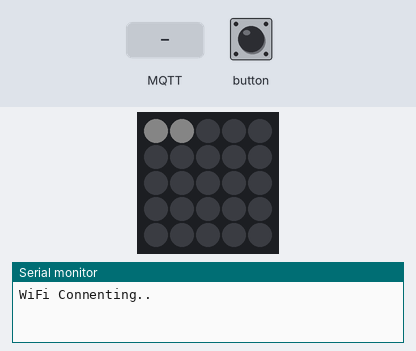
Recording of a program running on a simulated ESP32. Shown: 5×5 RGB LED matrix (first LED top left, wired row by row), the last lines printed to the serial monitor. Inputs (shaded band) come from the test bench. Dim RGB values are drawn brighter than linear; WiFi joins after 1.5 s; servers stay silent unless stated; no MQTT or app messages arrive unless stated.

Above: at 1.1 s.
At 3.2 s:
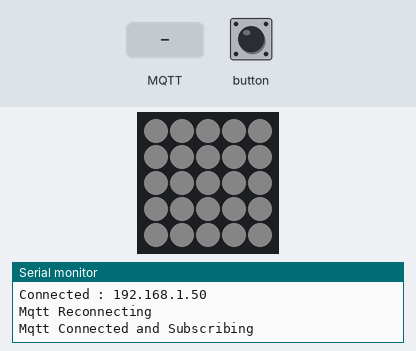
3.3 s: button pressed for 0.15 s
4.9 s: MQTT message "1" arrives on the first subscribed topic
6.4 s: MQTT message "on" arrives on the first subscribed topic
Timing chart, 0 to 9.4 s (numbered marks = the images above; inputs shaded):
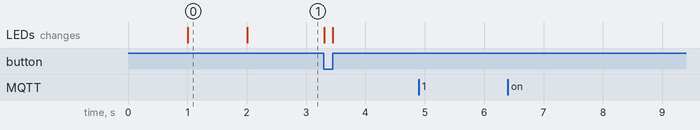

Measured:
- what the display in image 0 shows lasts 1.0 s, from 1.0 s to 2.0 s

The program:

main.cpp
```cpp
#include <M5Atom.h>
#include <WiFi.h>
#include <PubSubClient.h>
#include <ArduinoJson.h>

// 5x5ドットフォント
#include "bmpfont5x5.h"

// MQTT用
WiFiClient espClient;
PubSubClient client(espClient);

const char* wifi_ssid = "【WiFiアクセスポイントのSSID】";
const char* wifi_password = "【WiFiアクセスポイントのパスワード】";
const char* mqtt_server = "【MQTTブローカのIPアドレスまたはホスト名】";
const uint16_t mqtt_port = 1883; // MQTTサーバのポート番号(TCP接続)
const char* topic = "btn/m5atom"; // ボタン押下時の通知用
const char* topic_setting = "btn/m5atom_setting"; // ボタン設定受信用
#define MQTT_CLIENT_NAME  "M5Atom" // MQTTサーバ接続時のクライアント名

#define MATRIX_WIDTH  5 // LEDマトリクスの幅
#define DEFAULT_BRIGHTNESS  20  // LEDマトリクスのデフォルトの輝度
#define NUM_OF_BTNS 5   // トグル最大数
#define BTN_PUSH_MARGIN     100 // ボタン操作のチャタリング対策
#define MQTT_BUFFER_SIZE  512 // MQTT送受信のバッファサイズ

// MQTT Subscribe用
const int request_capacity = JSON_OBJECT_SIZE(4) + JSON_ARRAY_SIZE(NUM_OF_BTNS) + NUM_OF_BTNS * JSON_OBJECT_SIZE(4);
StaticJsonDocument<request_capacity> json_request;
// MQTT Publish用
const int message_capacity = JSON_OBJECT_SIZE(3);
StaticJsonDocument<message_capacity> json_message;
char message_buffer[MQTT_BUFFER_SIZE];

typedef enum {
  IDLE = 0, // 何もしない
  CLICK, // 押下時に通知
  TOGGLE, // 押下時に通知＋状態維持
} INPUT_MODE; // ボタン動作モード
typedef struct {
  CRGB fore; // 文字色
  CRGB back; // 背景色
  char ch; // 表示文字
  uint8_t rotate; // 回転(0～3)
} BTN_VIEW; // 表示ボタン

const CRGB default_fore(255, 255, 255); // デフォルト文字色
const CRGB default_back(0, 0, 0); // デフォルト背景色
#define DEFAULT_CHAR  ' ' // デフォルト表示文字
#define DEFAULT_ROTATE  0 //デフォルト回転
// 表示ボタンのリスト(デフォルト値含む)
BTN_VIEW btns[NUM_OF_BTNS] = {
  {
    default_fore,
    default_back,
    DEFAULT_CHAR,
    0,
  }
};
uint8_t num_of_btns = 1; // 有効な表示ボタンの数

INPUT_MODE current_mode = CLICK; // 現在のボタン動作モード
unsigned long current_id = 0; // 現在のボタン設定のID

bool mode_reset = false; // MQTT Subscribeで新しい設定を受信しているかどうか
uint8_t current_btn_index = 0; // 現在の表示ボタンのインデックス
bool pressed = false;

// MQTT Subscribeで受信した際のコールバック関数
void mqtt_callback(char* topic, byte* payload, unsigned int length) {
  Serial.println("received");
  if( mode_reset ){
    // まだ以前に受信したボタン設定が未設定の場合は無視
    Serial.println("Mode change Busy");
    return;
  }

  DeserializationError err = deserializeJson(json_request, payload, length);
  if( err ){
    Serial.println("Deserialize error");
    Serial.println(err.c_str());
    return;
  }

  // 新しいボタン状態を受信したことをセット
  mode_reset = true;
}

// WiFiアクセスポイントへの接続
void wifi_connect(void){
  Serial.println("");
  Serial.print("WiFi Connenting");
  M5.dis.clear();

  uint8_t index = 0;
  WiFi.begin(wifi_ssid, wifi_password);
  while (WiFi.status() != WL_CONNECTED) {
    Serial.print(".");
    M5.dis.drawpix(index++, default_fore);
    if( index >= MATRIX_WIDTH * MATRIX_WIDTH ){
      M5.dis.clear();
      index = 0;
    }
    delay(1000);
  }
  Serial.println("");
  Serial.print("Connected : ");
  Serial.println(WiFi.localIP());
  M5.dis.clear();

  // バッファサイズの変更
  client.setBufferSize(MQTT_BUFFER_SIZE);
  // MQTTコールバック関数の設定
  client.setCallback(mqtt_callback);
  // MQTTブローカに接続
  client.setServer(mqtt_server, mqtt_port);
}

// 表示ボタンのインデックスのインクリメント
void incrementIndex(void){
  if( current_btn_index + 1 >= num_of_btns )
    current_btn_index = 0;
  else
    current_btn_index++;
}

// LEDマトリクスへ文字の表示
void setText(char ch, CRGB fore, CRGB back, uint8_t rotate = 0, bool invert = false){
  if( ch >= ' ' && ch <= '~' ){
    const uint8_t *t = &bmpfont_5x5[(ch - ' ') * MATRIX_WIDTH];
    uint8_t buffer[2 + 3 * MATRIX_WIDTH * MATRIX_WIDTH] = { MATRIX_WIDTH, MATRIX_WIDTH };
    for( int y = 0 ; y < MATRIX_WIDTH ; y++ ){
      for( int x = 0 ; x < MATRIX_WIDTH ; x++ ){
        // 回転後のポジションの算出
        int pos;
        if( rotate == 0 )
          pos = 2 + (y * MATRIX_WIDTH + x) * 3;
        else if( rotate == 1 )
          pos = 2 + (x * MATRIX_WIDTH + (MATRIX_WIDTH - y - 1)) * 3;
        else if( rotate == 2 )
          pos = 2 + ((MATRIX_WIDTH - y - 1) * MATRIX_WIDTH + (MATRIX_WIDTH - x - 1)) * 3;
        else
          pos = 2 + ((MATRIX_WIDTH - x - 1) * MATRIX_WIDTH + y) * 3;

        // 文字色の設定
        CRGB color = ( t[y] & (0x01 << (MATRIX_WIDTH - x - 1)) ) ? fore : back;
        buffer[pos + 0] = color.r;
        buffer[pos + 1] = color.g;
        buffer[pos + 2] = color.b;
        if( invert ){
          // invert==true の場合に減色
          buffer[pos + 0] /= 3;
          buffer[pos + 1] /= 3;
          buffer[pos + 2] /= 3;
        }
      }
    }
    // LEDマトリクスに表示
    M5.dis.displaybuff(buffer, 0, 0);
  }else{
    // サポートしない文字の場合は表示を消去
    M5.dis.clear();
  }
}

// 現在の表示ボタンインデックスに合わせて文字を表示
void showButton(bool invert){
  if( current_btn_index < num_of_btns )
    setText(btns[current_btn_index].ch, btns[current_btn_index].fore, btns[current_btn_index].back, btns[current_btn_index].rotate, invert);
  else
    setText(DEFAULT_CHAR, default_fore, default_back, DEFAULT_ROTATE, invert);
}

// MQTTで受信したボタン設定を解析し設定
void parseRequest(void){
  serializeJson(json_request, Serial);
  Serial.println("");

  current_mode = json_request["mode"];
  current_id = json_request["id"] | 0;
  uint8_t brightness = json_request["brightness"] | DEFAULT_BRIGHTNESS;
  M5.dis.setBrightness(brightness);
  JsonArray array = json_request["btns"].as<JsonArray>();
  num_of_btns = array.size();
  if( num_of_btns > NUM_OF_BTNS )
    num_of_btns = NUM_OF_BTNS;

  for( int i = 0 ; i < num_of_btns ; i++ ){
    uint32_t color;
    if( array[i]["fore"] ){
      color = array[i]["fore"];
      btns[i].fore = color;
    }else{
      btns[i].fore = default_fore;
    }
    if( array[i]["back"] ){
      color = array[i]["back"];
      btns[i].back = color;
    }else{
      btns[i].back = default_back;
    }
    const char* str = array[i]["char"];
    btns[i].ch = str[0];
    btns[i].rotate = array[i]["rotate"] | DEFAULT_ROTATE;
  }
}

// ボタン押下イベントをMQTTで通知
void sendMessage(void){
  json_message.clear();
  json_message["mode"] = current_mode;
  json_message["id"] = current_id;
  if( current_mode == TOGGLE )
    json_message["index"] = current_btn_index;

  serializeJson(json_message, message_buffer, sizeof(message_buffer));
  client.publish(topic, message_buffer);
}

void setup() {
  M5.begin(true, false, true);
  M5.dis.setBrightness(DEFAULT_BRIGHTNESS);

  Serial.begin(9600);
  wifi_connect();
  showButton(pressed);
}

void loop() {
  client.loop();
  // MQTT未接続の場合、再接続
  while(!client.connected() ){
    Serial.println("Mqtt Reconnecting");
    if( client.connect(MQTT_CLIENT_NAME) ){
      // ボタン再表示
      showButton(pressed);
      // MQTT Subscribe
      client.subscribe(topic_setting);
      Serial.println("Mqtt Connected and Subscribing");
      break;
    }
    delay(1000);
  }

  M5.update();

  if(mode_reset){
    // ボタン設定受信後の処理
    parseRequest();
    mode_reset = false;
    current_btn_index = 0;
    pressed = false;
    // ボタン再表示
    showButton(pressed);
  }

  if( current_mode != IDLE ){
    if (M5.Btn.isPressed() && !pressed ){
      pressed = true;
      // ボタン再表示
      showButton(pressed);
      if( current_mode == TOGGLE )
        incrementIndex(); // TOGGLEの場合、表示ボタンを切り替え
      // ボタン押下イベントを送信
      sendMessage();

      delay(BTN_PUSH_MARGIN);
    }else if( M5.Btn.isReleased() && pressed ){
      pressed = false;
      // ボタン再表示
      showButton(pressed);

      delay(BTN_PUSH_MARGIN);
    }
  }
}
```

Source omitted: bmpfont5x5.h (data table, 3619 bytes)
